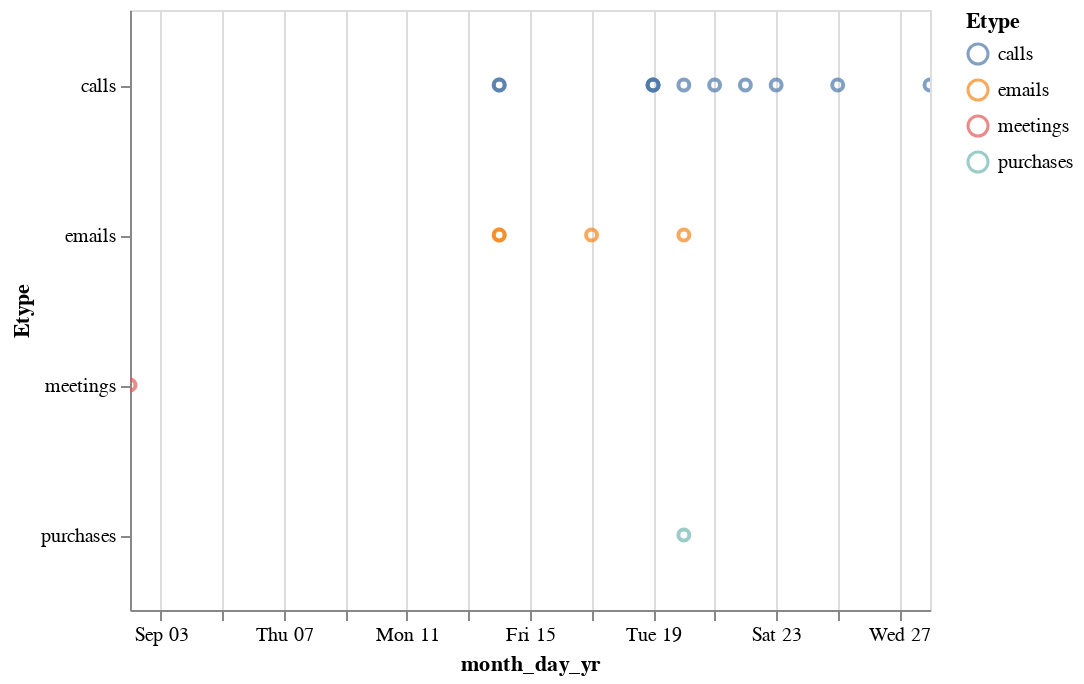

Source (notebook cell):
### Code cell
alt.Chart(conf_sus).mark_point().encode(
    x='month_day_yr:T',
    y='Etype:N',
    color='Etype:N',
    tooltip=['Source_Names','Destination_Names']
).interactive()

### Figure 1 — Vega-Lite specification as saved in the notebook (floating-point values rounded to 4 significant figures)
{"$schema": "https://vega.github.io/schema/vega-lite/v2.4.3.json", "config": {"view": {"height": 300, "width": 400}}, "data": {"values": [{"Destination": 1847246, "Destination_Names": "Rosalia Larroque", "Etype": "meetings", "Source": 1690582, "Source_Names": "Meryl Pastuch", "TimeStamp": 1504372733, "Unnamed: 0": 0, "full_date": "2017-09-02 17:18:53", "month": 9, "month_day_yr": "09/02/2017", "month_yr": "09/2017", "yr": 2017}, {"Destination": 1847246, "Destination_Names": "Rosalia Larroque", "Etype": "calls", "Source": 728286, "Source_Names": "Kerstin Belveal", "TimeStamp": 1505373223, "Unnamed: 0": 1, "full_date": "2017-09-14 07:13:43", "month": 9, "month_day_yr": "09/14/2017", "month_yr": "09/2017", "yr": 2017}, {"Destination": 1847246, "Destination_Names": "Rosalia Larroque", "Etype": "emails", "Source": 728286, "Source_Names": "Kerstin Belveal", "TimeStamp": 1505377923, "Unnamed: 0": 2, "full_date": "2017-09-14 08:32:03", "month": 9, "month_day_yr": "09/14/2017", "month_yr": "09/2017", "yr": 2017}, {"Destination": 1847246, "Destination_Names": "Rosalia Larroque", "Etype": "emails", "Source": 728286, "Source_Names": "Kerstin Belveal", "TimeStamp": 1505386653, "Unnamed: 0": 3, "full_date": "2017-09-14 10:57:33", "month": 9, "month_day_yr": "09/14/2017", "month_yr": "09/2017", "yr": 2017}, {"Destination": 1847246, "Destination_Names": "Rosalia Larroque", "Etype": "calls", "Source": 728286, "Source_Names": "Kerstin Belveal", "TimeStamp": 1505842733, "Unnamed: 0": 4, "full_date": "2017-09-19 17:38:53", "month": 9, "month_day_yr": "09/19/2017", "month_yr": "09/2017", "yr": 2017}, {"Destination": 1847246, "Destination_Names": "Rosalia Larroque", "Etype": "calls", "Source": 728286, "Source_Names": "Kerstin Belveal", "TimeStamp": 1505877223, "Unnamed: 0": 5, "full_date": "2017-09-20 03:13:43", "month": 9, "month_day_yr": "09/20/2017", "month_yr": "09/2017", "yr": 2017}, {"Destination": 1847246, "Destination_Names": "Rosalia Larroque", "Etype": "calls", "Source": 728286, "Source_Names": "Kerstin Belveal", "TimeStamp": 1506015533, "Unnamed: 0": 6, "full_date": "2017-09-21 17:38:53", "month": 9, "month_day_yr": "09/21/2017", "month_yr": "09/2017", "yr": 2017}, {"Destination": 728286, "Destination_Names": "Kerstin Belveal", "Etype": "calls", "Source": 1847246, "Source_Names": "Rosalia Larroque", "TimeStamp": 1505373223, "Unnamed: 0": 7, "full_date": "2017-09-14 07:13:43", "month": 9, "month_day_yr": "09/14/2017", "month_yr": "09/2017", "yr": 2017}, {"Destination": 728286, "Destination_Names": "Kerstin Belveal", "Etype": "emails", "Source": 1847246, "Source_Names": "Rosalia Larroque", "TimeStamp": 1505673223, "Unnamed: 0": 8, "full_date": "2017-09-17 18:33:43", "month": 9, "month_day_yr": "09/17/2017", "month_yr": "09/2017", "yr": 2017}, {"Destination": 728286, "Destination_Names": "Kerstin Belveal", "Etype": "calls", "Source": 1847246, "Source_Names": "Rosalia Larroque", "TimeStamp": 1505842733, "Unnamed: 0": 9, "full_date": "2017-09-19 17:38:53", "month": 9, "month_day_yr": "09/19/2017", "month_yr": "09/2017", "yr": 2017}, {"Destination": 728286, "Destination_Names": "Kerstin Belveal", "Etype": "emails", "Source": 1847246, "Source_Names": "Rosalia Larroque", "TimeStamp": 1505873223, "Unnamed: 0": 10, "full_date": "2017-09-20 02:07:03", "month": 9, "month_day_yr": "09/20/2017", "month_yr": "09/2017", "yr": 2017}, {"Destination": 728286, "Destination_Names": "Kerstin Belveal", "Etype": "calls", "Source": 1847246, "Source_Names": "Rosalia Larroque", "TimeStamp": 1506101933, "Unnamed: 0": 11, "full_date": "2017-09-22 17:38:53", "month": 9, "month_day_yr": "09/22/2017", "month_yr": "09/2017", "yr": 2017}, {"Destination": 728286, "Destination_Names": "Kerstin Belveal", "Etype": "calls", "Source": 1847246, "Source_Names": "Rosalia Larroque", "TimeStamp": 1506188333, "Unnamed: 0": 12, "full_date": "2017-09-23 17:38:53", "month": 9, "month_day_yr": "09/23/2017", "month_yr": "09/2017", "yr": 2017}, {"Destination": 728286, "Destination_Names": "Kerstin Belveal", "Etype": "calls", "Source": 1847246, "Source_Names": "Rosalia Larroque", "TimeStamp": 1506361133, "Unnamed: 0": 13, "full_date": "2017-09-25 17:38:53", "month": 9, "month_day_yr": "09/25/2017", "month_yr": "09/2017", "yr": 2017}, {"Destination": 728286, "Destination_Names": "Kerstin Belveal", "Etype": "calls", "Source": 1847246, "Source_Names": "Rosalia Larroque", "TimeStamp": 1506620333, "Unnamed: 0": 14, "full_date": "2017-09-28 17:38:53", "month": 9, "month_day_yr": "09/28/2017", "month_yr": "09/2017", "yr": 2017}, {"Destination": 2038003, "Destination_Names": "Jenice Savaria", "Etype": "calls", "Source": 1847246, "Source_Names": "Rosalia Larroque", "TimeStamp": 1505822733, "Unnamed: 0": 15, "full_date": "2017-09-19 12:05:33", "month": 9, "month_day_yr": "09/19/2017", "month_yr": "09/2017", "yr": 2017}, {"Destination": 2038003, "Destination_Names": "Jenice Savaria", "Etype": "purchases", "Source": 1847246, "Source_Names": "Rosalia Larroque", "TimeStamp": 1505882733, "Unnamed: 0": 16, "full_date": "2017-09-20 04:45:33", "month": 9, "month_day_yr": "09/20/2017", "month_yr": "09/2017", "yr": 2017}]}, "encoding": {"color": {"field": "Etype", "type": "nominal"}, "tooltip": [{"field": "Source_Names", "type": "nominal"}, {"field": "Destination_Names", "type": "nominal"}], "x": {"field": "month_day_yr", "type": "temporal"}, "y": {"field": "Etype", "type": "nominal"}}, "mark": "point", "selection": {"selector011": {"bind": "scales", "encodings": ["x", "y"], "mark": {"fill": "#333", "fillOpacity": 0.125, "stroke": "white"}, "on": "[mousedown, window:mouseup] > window:mousemove!", "resolve": "global", "translate": "[mousedown, window:mouseup] > window:mousemove!", "type": "interval", "zoom": "wheel!"}}}
